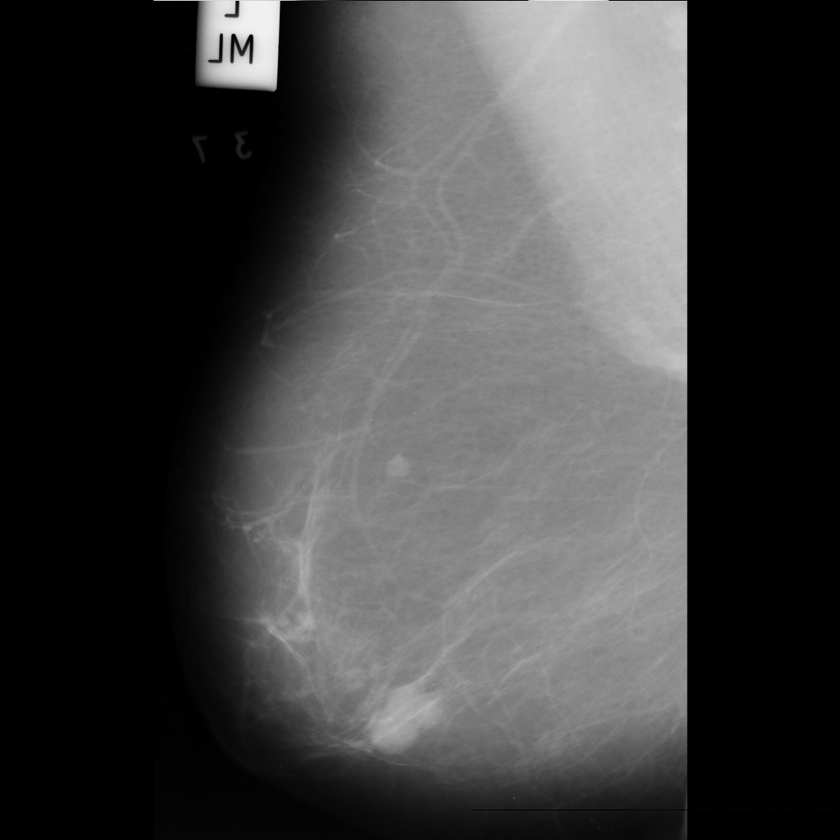
#> input picture mias_data/mdb005.pgm, 840 x 840 px, shrunk from 1024 x 1024 before the run
$ python -i denoise.py   (imports and definitions only)
#> lines starting #> are read from the running program, lines starting #| are printed output that depends on the picture; after the words box and inside, x2 and y2 are one past the last pixel; in counts of white or black regions, pixels touching at a corner belong together
#> further down, picture is the input picture: shape (840, 840, 3); min 0, max 242, mean 64.5
import cv2 as cv
import numpy as np
from skimage.morphology import erosion, dilation

def denoise(img):
    # first threshold the image
    ret, threshold = cv.threshold(img, 20, 255, cv.THRESH_BINARY)
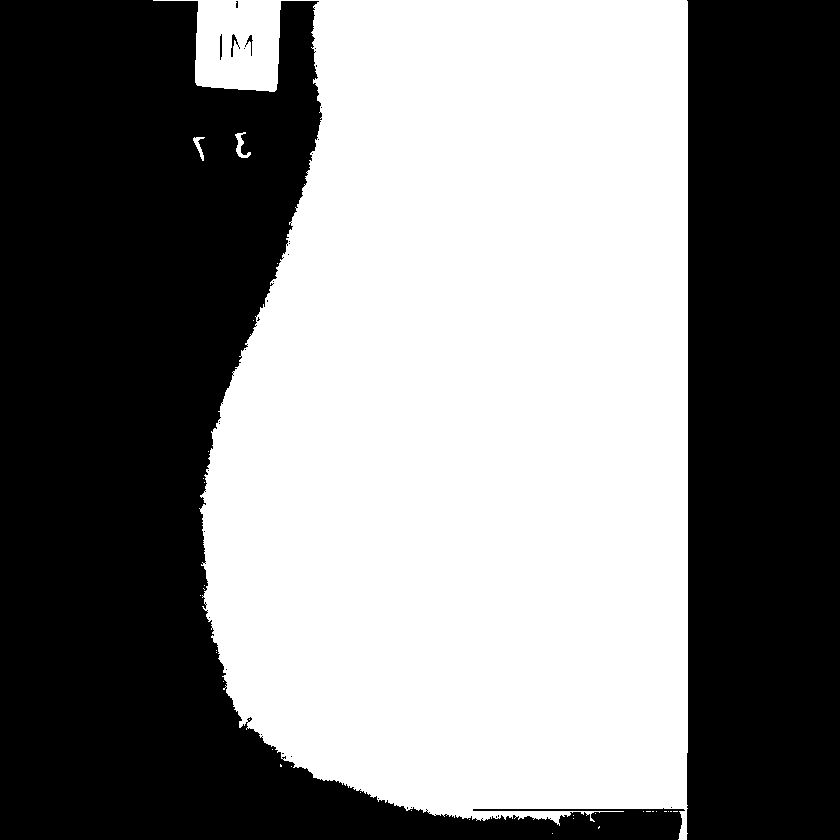
#> threshold: shape (840, 840, 3); 50.3% white; 34 black regions (29 under 20 px), largest, box (x1, y1, x2, y2) and area: (0, 0, 685, 840) 222936, (687, 0, 840, 840) 127765, (231, 34, 240, 57) 64, (220, 34, 222, 60) 47, (245, 35, 253, 56) 46
    kernel = np.ones((5, 5), np.uint8)
    eroded = cv.erode(threshold, kernel, iterations = 1)
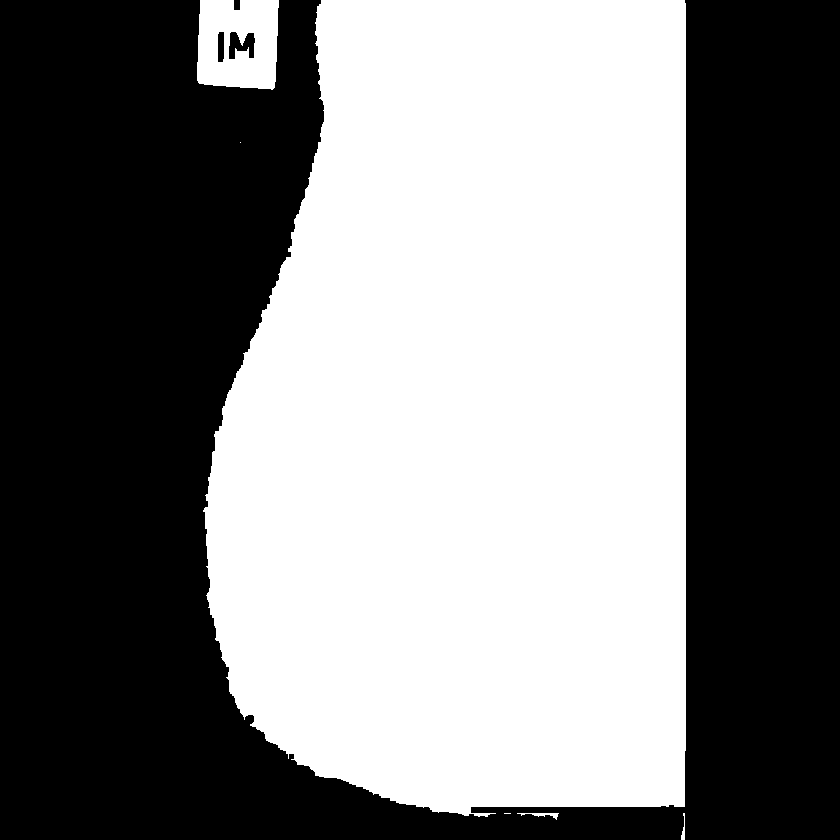
#> eroded: shape (840, 840, 3); 49.2% white; 6 white regions (2 under 20 px), largest, box (x1, y1, x2, y2) and area: (203, 0, 686, 817) 340745, (197, 0, 279, 90) 6181, (517, 813, 559, 820) 106, (681, 813, 685, 840) 57
    dilated = cv.dilate(eroded, kernel, iterations = 1)
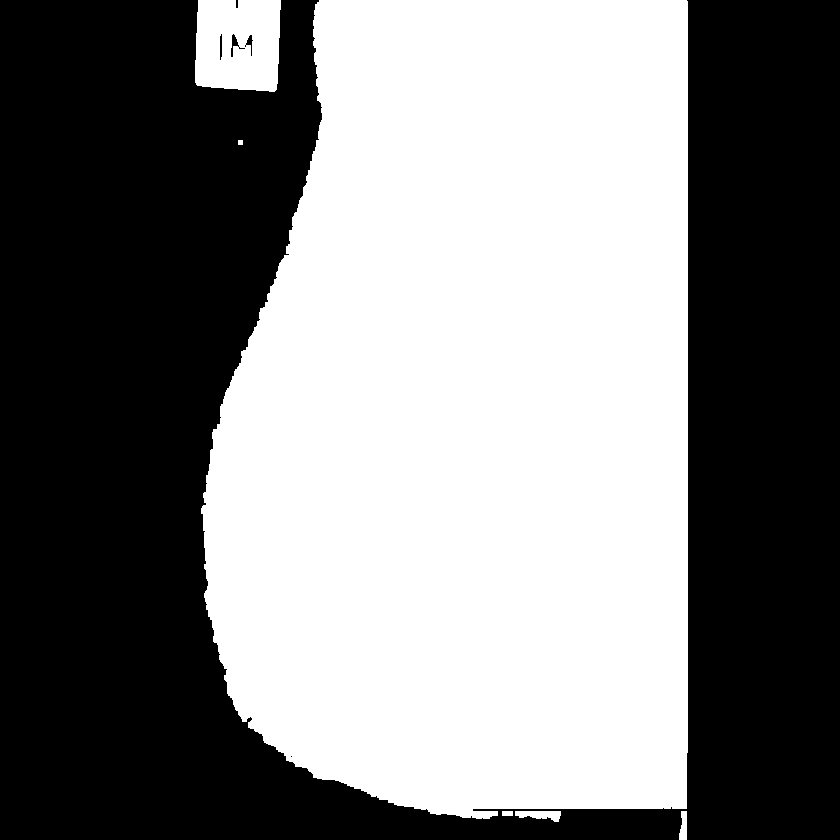
#> dilated: shape (840, 840, 3); 50.1% white; 6 black regions (2 under 20 px), largest, box (x1, y1, x2, y2) and area: (0, 0, 840, 840) 351973, (231, 34, 245, 57) 83, (245, 35, 253, 56) 57, (220, 34, 222, 60) 47
    # connected component analysis to find the largest component
#> (the run stopped early here; a loop or call above may not have finished)

$ run again, on mias_data/mdb006.pgm
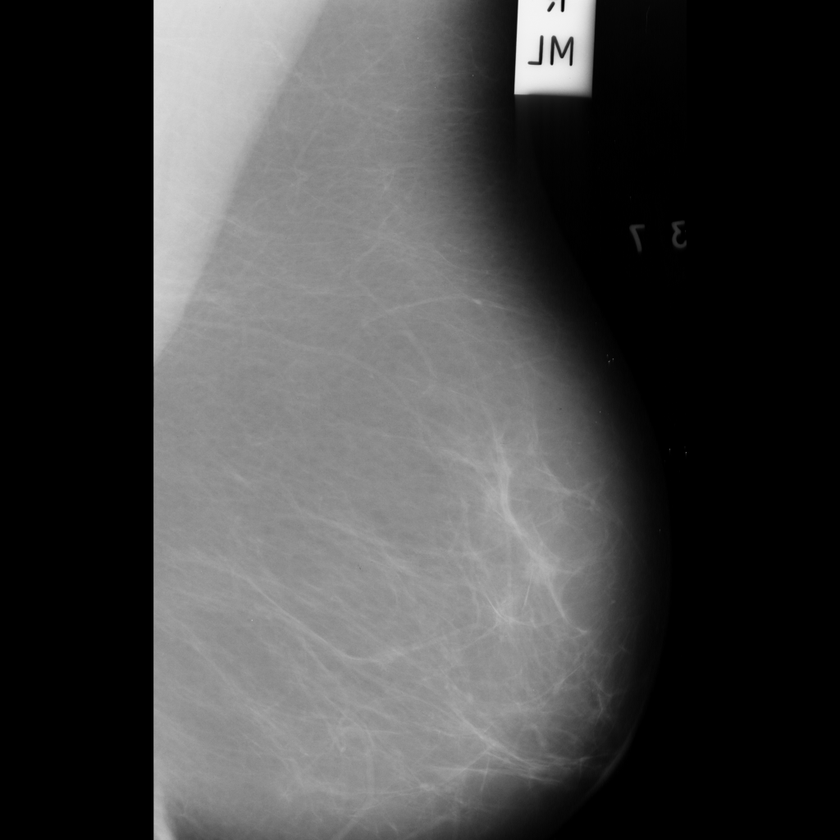
#> input picture mias_data/mdb006.pgm, 840 x 840 px, shrunk from 1024 x 1024 before the run
#> picture is the input picture: shape (840, 840, 3); min 0, max 247, mean 70.1
#> in denoise, `ret, threshold = cv.threshold(img, 20, 255, cv.THRESH_BINARY)`:
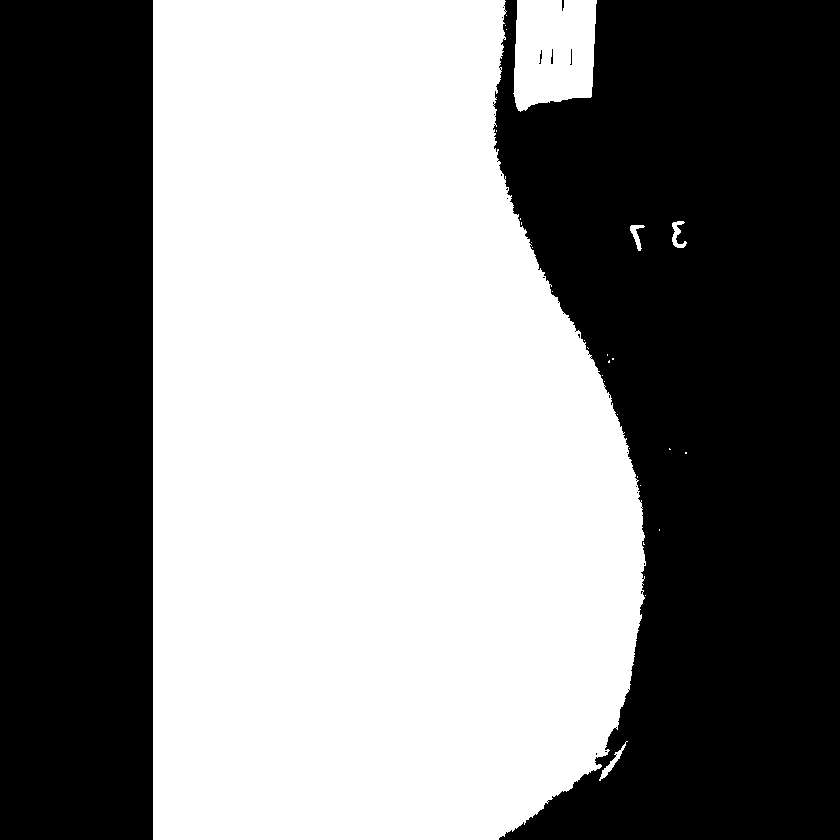
#> threshold: shape (840, 840, 3); 51.6% white; 20 black regions (16 under 20 px), largest, box (x1, y1, x2, y2) and area: (493, 0, 840, 840) 213234, (0, 0, 153, 840) 128520, (551, 49, 553, 64) 22, (539, 50, 542, 64) 20
#> eroded: shape (840, 840, 3); 50.7% white; 6 black regions, box (x1, y1, x2, y2) and area: (491, 0, 840, 840) 217313, (0, 0, 155, 840) 130200, (549, 47, 555, 66) 106, (568, 47, 574, 67) 105, (537, 48, 544, 66) 104, (560, 0, 566, 13) 75
#> in denoise, `dilated = cv.dilate(eroded, kernel, iterations = 1)`:
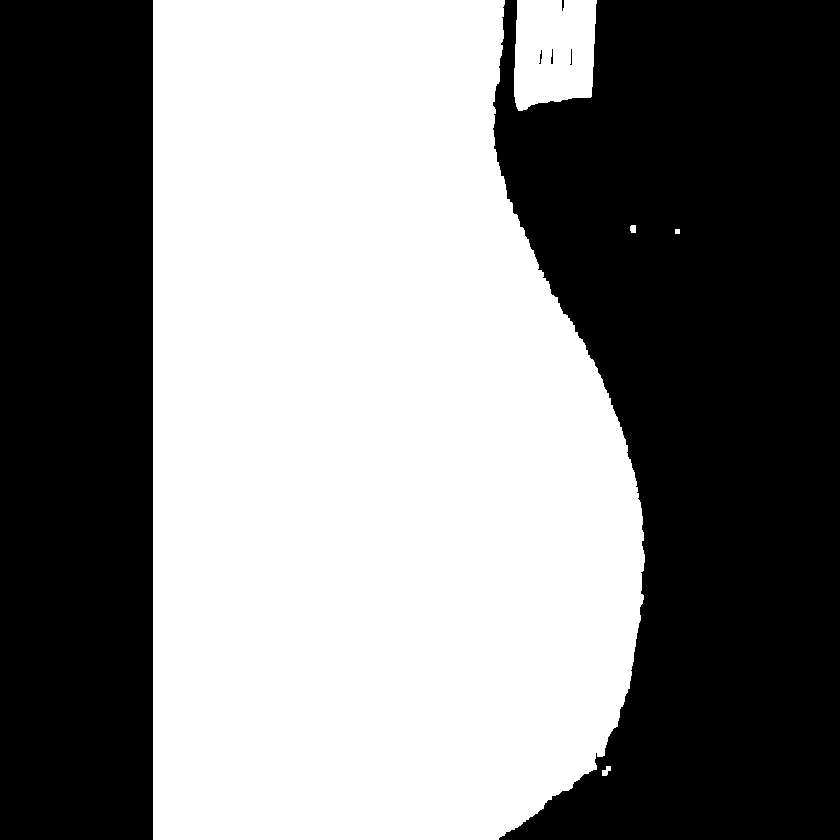
#> dilated: shape (840, 840, 3); 51.4% white; 6 black regions (2 under 20 px), largest, box (x1, y1, x2, y2) and area: (493, 0, 840, 840) 214155, (0, 0, 153, 840) 128520, (551, 49, 553, 64) 22, (539, 50, 542, 64) 20

$ run again, on mias_data/mdb011.pgm
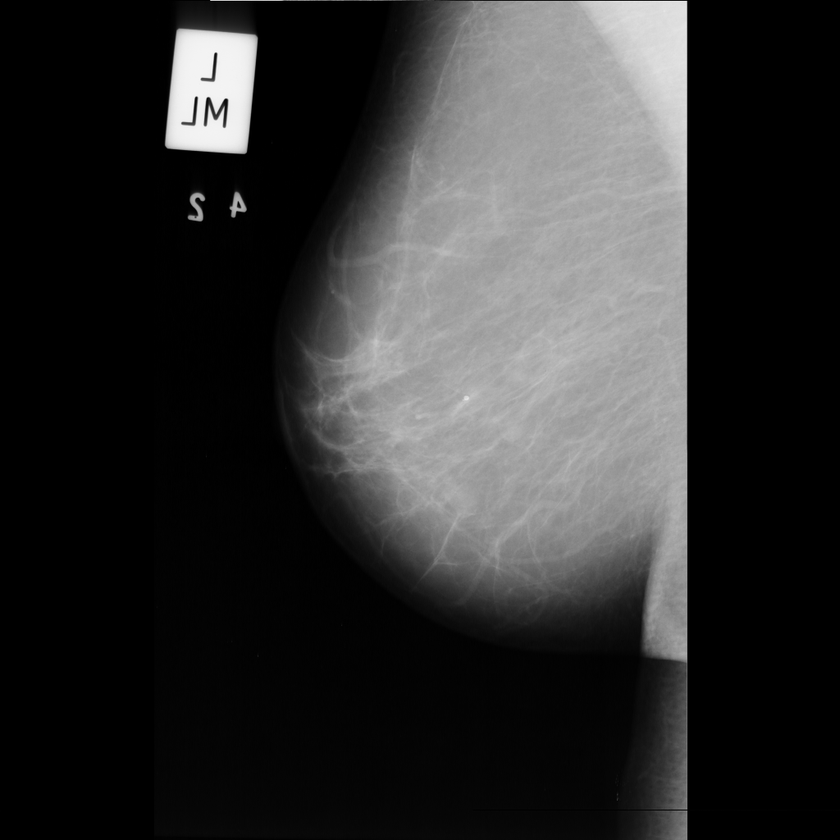
#> input picture mias_data/mdb011.pgm, 840 x 840 px, shrunk from 1024 x 1024 before the run
#> picture is the input picture: shape (840, 840, 3); min 0, max 249, mean 47.9
#> in denoise, `ret, threshold = cv.threshold(img, 20, 255, cv.THRESH_BINARY)`:
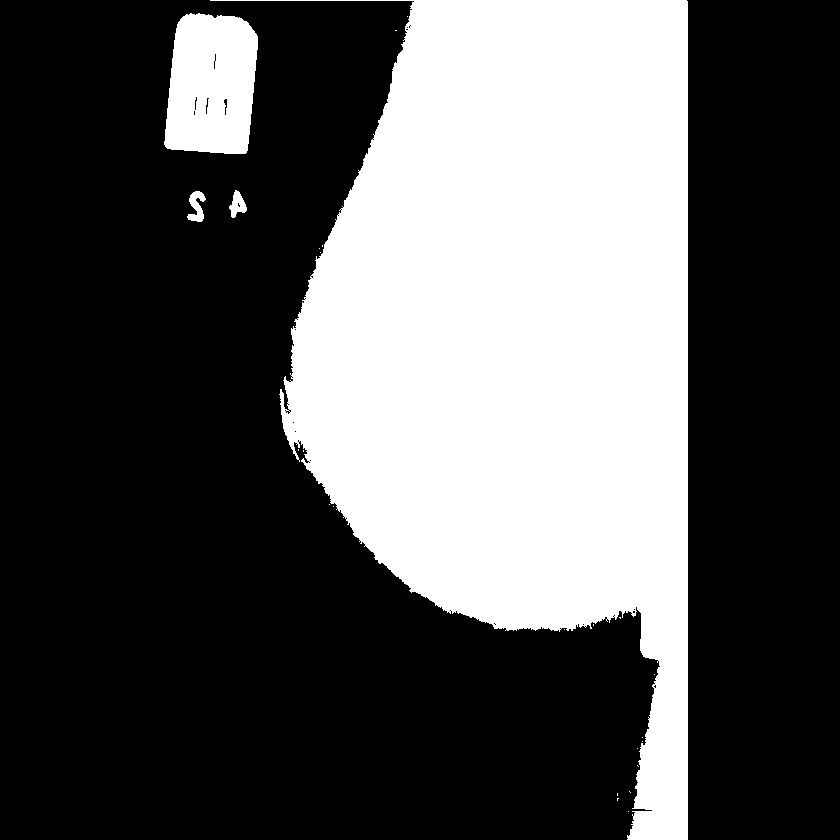
#> threshold: shape (840, 840, 3); 33.3% white; 25 white regions (21 under 20 px), largest, box (x1, y1, x2, y2) and area: (210, 0, 688, 840) 222853, (164, 13, 258, 154) 11174, (187, 191, 206, 222) 335, (229, 190, 247, 218) 279
#> eroded: shape (840, 840, 3); 32.2% white; 7 white regions (2 under 20 px), largest, box (x1, y1, x2, y2) and area: (284, 0, 686, 840) 217182, (167, 16, 256, 152) 9861, (232, 194, 244, 215) 71, (192, 193, 202, 209) 36, (190, 210, 202, 220) 36
#> in denoise, `dilated = cv.dilate(eroded, kernel, iterations = 1)`:
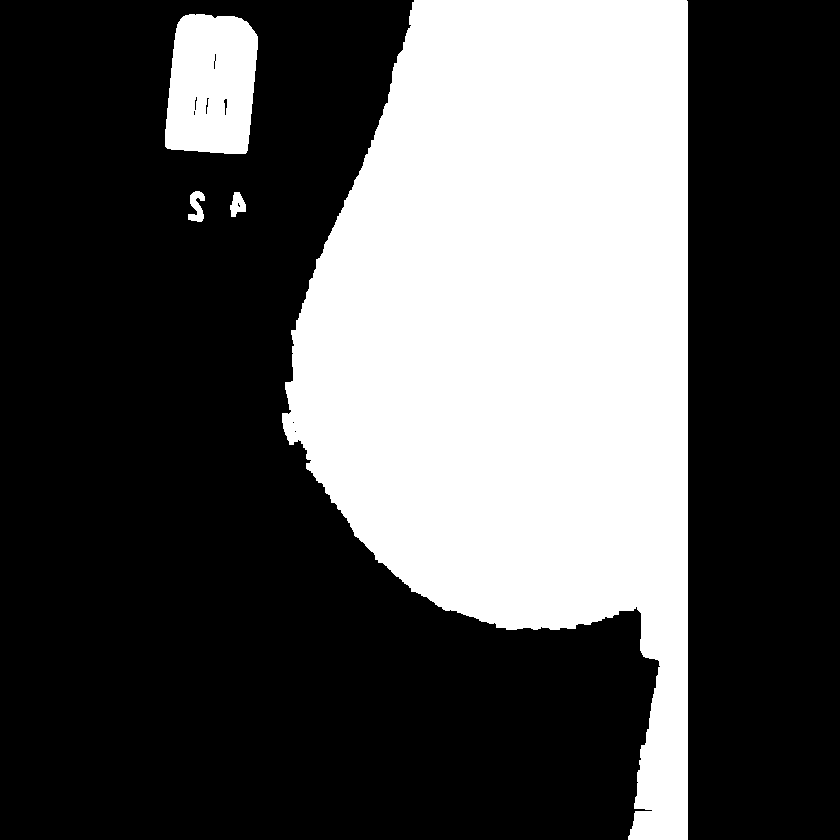
#> dilated: shape (840, 840, 3); 33.1% white; 4 white regions, box (x1, y1, x2, y2) and area: (282, 0, 688, 840) 221996, (165, 14, 258, 154) 11157, (188, 191, 205, 222) 325, (230, 192, 246, 217) 260

$ run again, on mias_data/mdb014.pgm
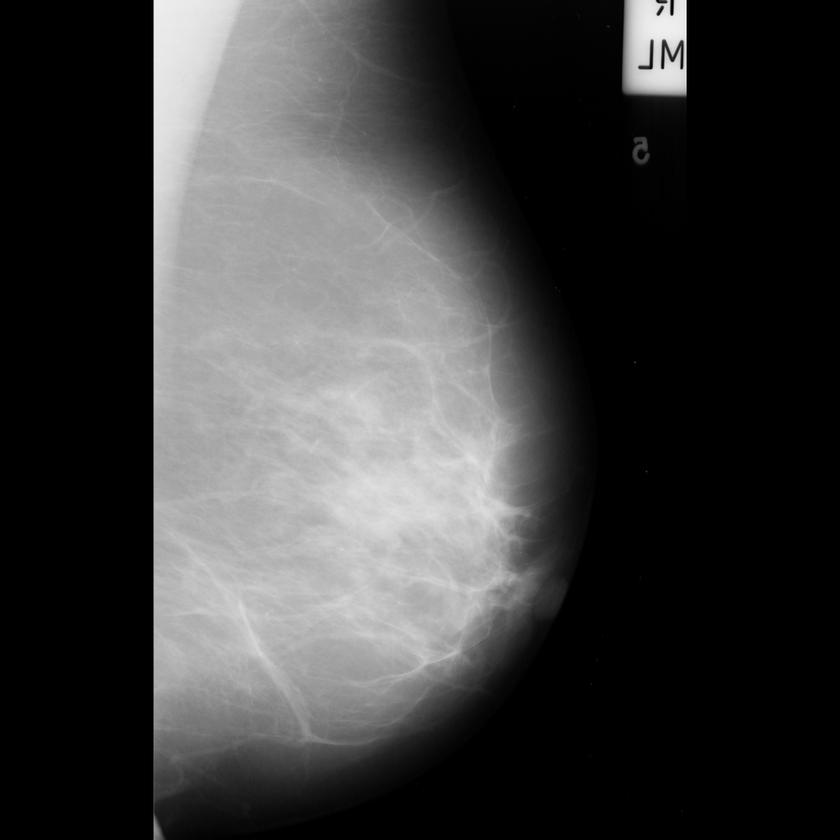
#> input picture mias_data/mdb014.pgm, 840 x 840 px, shrunk from 1024 x 1024 before the run
#> picture is the input picture: shape (840, 840, 3); min 0, max 251, mean 61.2
#> in denoise, `ret, threshold = cv.threshold(img, 20, 255, cv.THRESH_BINARY)`:
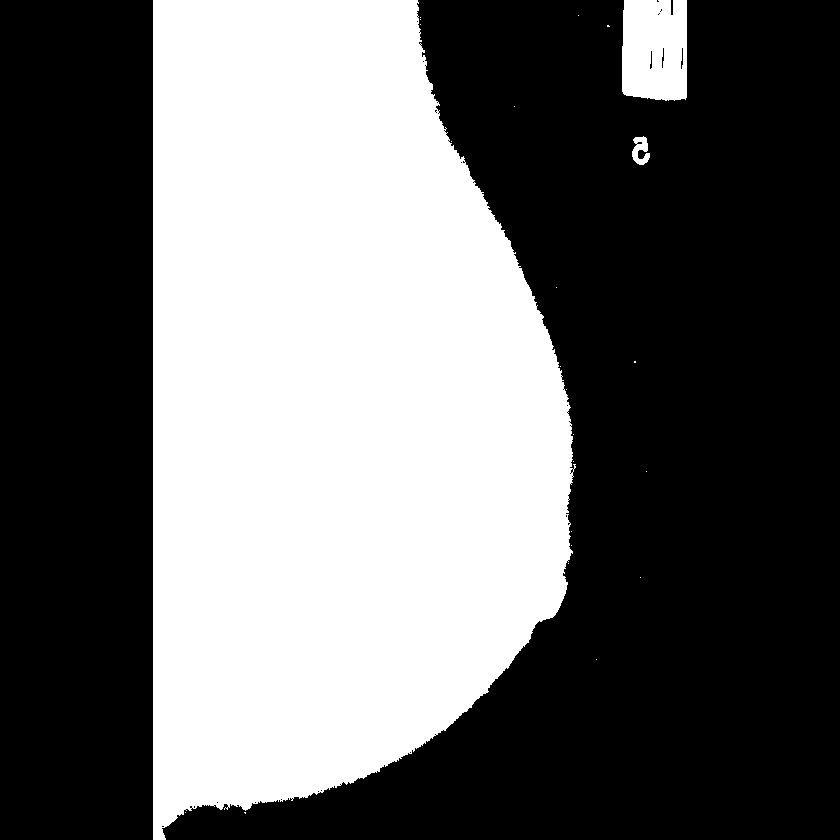
#> threshold: shape (840, 840, 3); 40.7% white; 24 white regions (21 under 20 px), largest, box (x1, y1, x2, y2) and area: (153, 0, 576, 840) 280269, (622, 0, 687, 101) 6234, (632, 136, 650, 165) 322
#> eroded: shape (840, 840, 3); 39.7% white; 5 white regions (2 under 20 px), largest, box (x1, y1, x2, y2) and area: (155, 0, 570, 840) 275116, (624, 0, 685, 98) 5241, (637, 139, 646, 149) 30
#> in denoise, `dilated = cv.dilate(eroded, kernel, iterations = 1)`:
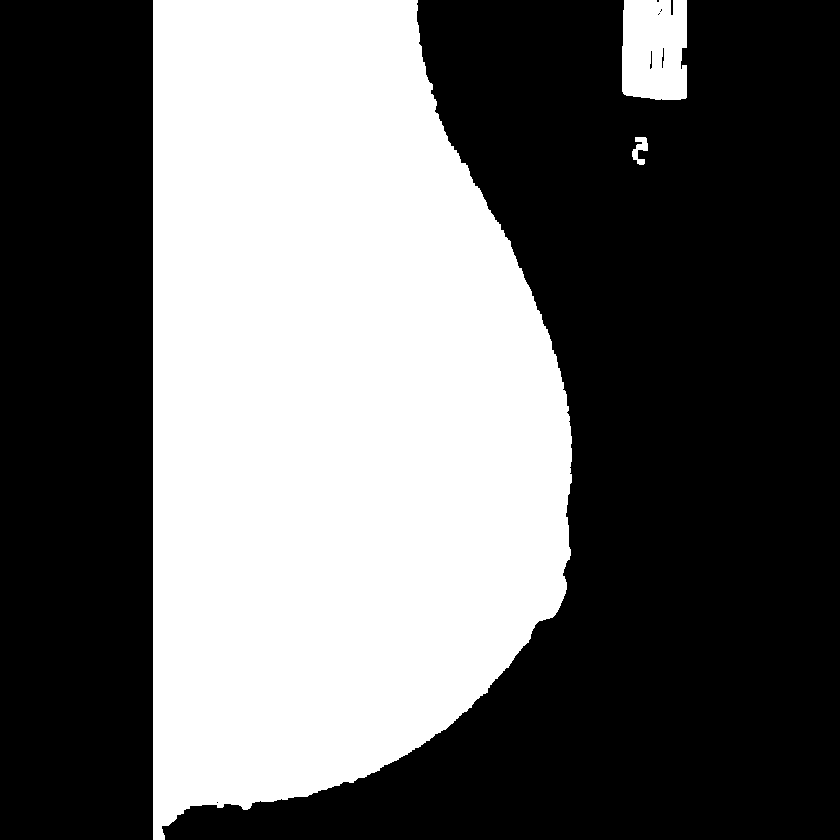
#> dilated: shape (840, 840, 3); 40.6% white; 3 white regions, box (x1, y1, x2, y2) and area: (153, 0, 572, 840) 279770, (622, 0, 687, 100) 6159, (632, 137, 648, 165) 249
